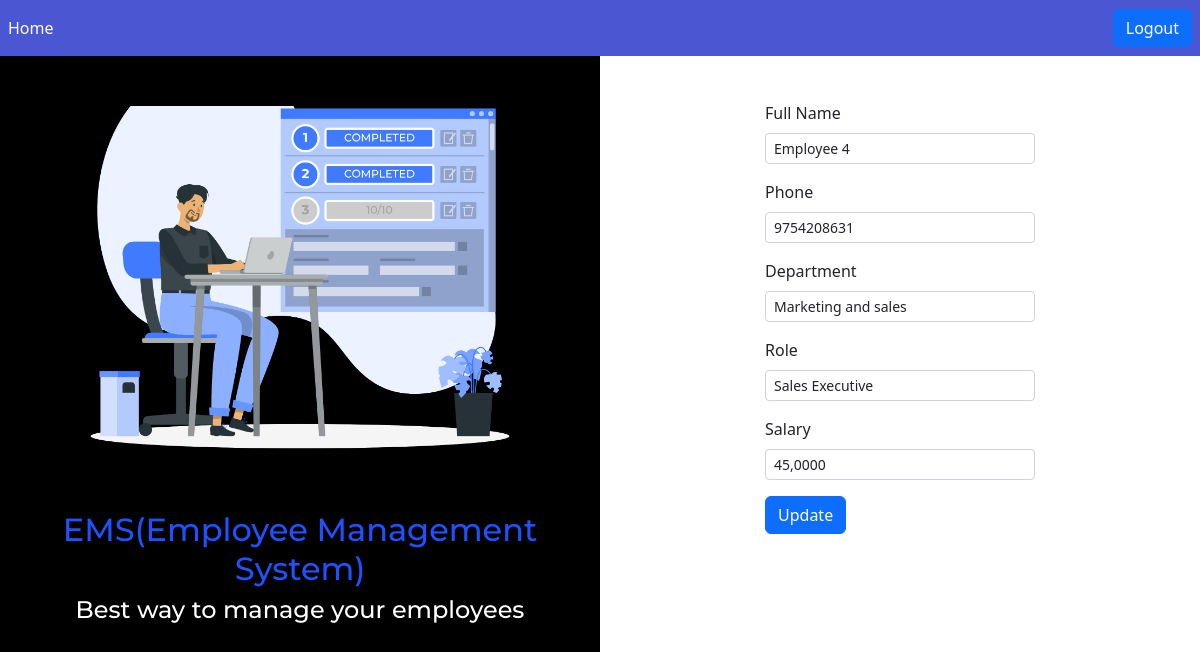
/admin/update/6 (signed in), run on the app's committed database.
### EMS/models.py (models this page shows, shortened)
class User(db.Model, UserMixin):
    id = db.Column(db.Integer, primary_key=True)
    name = db.Column(db.String(20))
    email = db.Column(db.String(120), unique=True)
    password = db.Column(db.String(60))
    phone = db.Column(db.String(20))
    department = db.Column(db.String(50))
    role = db.Column(db.String(50))
    salary = db.Column(db.String(50))
    is_admin = db.Column(db.Boolean, default=False)

### EMS/admin/views.py (the view, shortened to what this page needs)
@admin.route('/update/<int:id>', methods=['GET', 'POST'])
@login_required
def update(id):
    Emp = User.query.filter_by(id=id).first()
    return render_template("update.html", Emp=Emp)

### EMS/models.py (called while the page is built)
@login_manager.user_loader
def load_user(user_id):
    return User.query.get(int(user_id))

### EMS/templates/update.html (shortened to what this page needs)
{% extends "base.html" %}
{% block body %}
<div class="contain">
 <form action="" method="post">
        <div class="mb-3">
          <label for="fname" class="form-label">Full Name</label>
          <input type="text" class="form-control form-control-sm"  name="name" value="{{Emp.name}}" id="fname">
        </div>
        <div class="mb-3">
          <label for="city" class="form-label">Phone</label>
          <input type="text" class="form-control form-control-sm" name="phone" value="{{Emp.phone}}" id="city">
        </div>
        <div class="mb-3">
          <label for="dept" class="form-label">Department</label>
          <input type="text" class="form-control form-control-sm" name="department" value="{{Emp.department}}" id="dept">
        </div>
        <div class="mb-3">
          <label for="role" class="form-label">Role</label>
          <input type="text" class="form-control form-control-sm" name="role" value="{{Emp.role}}" id="role">
        </div>
        <div class="mb-3">
          <label for="salary" class="form-label">Salary</label>
          <input type="text" class="form-control form-control-sm" name="salary" value="{{Emp.salary}}" id="salary">
        </div>
        <button type="submit" class="btn btn-primary">Update</button>
 </form>
</div>
{% endblock %}

### EMS/static/base.css (style rules this page uses)
body { background-color: #000000; }
.contain { align-items: center; background-color: #ffffff; width: 350px; padding: 40px; margin-left: auto; margin-right: auto; margin-top: 5px; margin-bottom: 50px; }

### data on the page
User: name "Employee 4", phone "9754208631", department "Marketing and sales", role "Sales Executive", salary "45,0000"
